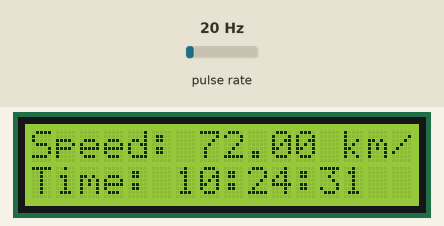
A sketch run on a simulated Arduino Uno, built with avr-gcc and run on an emulated ATmega328P. Shown: 16×2 character LCD. Wiring (inferred from the names in the program): pulse sensor: data pin 2. Inputs (shaded band) come from the test bench; at power-on: pulse rate 20 Hz. The local clock reads 2024-03-15 10:24:30 at power-on unless the sketch sets it; what the sketch prints to the serial monitor is not drawn.

Above: at 1.2 s.
1.3 s: pulse rate (sensor on pin 2) set to 4 Hz
At 2.8 s:
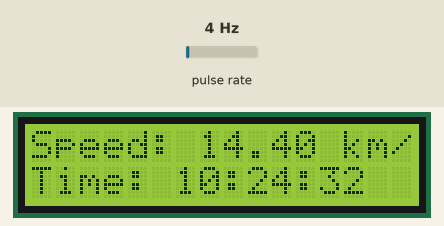
4.3 s: pulse rate (sensor on pin 2) set to 50 Hz
At 5.9 s:
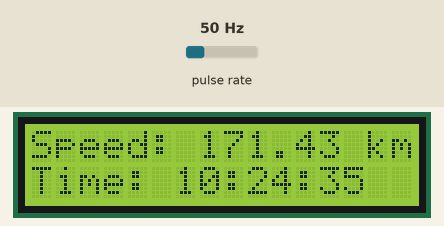
7.3 s: pulse rate (sensor on pin 2) set to 4 Hz
At 8.9 s:
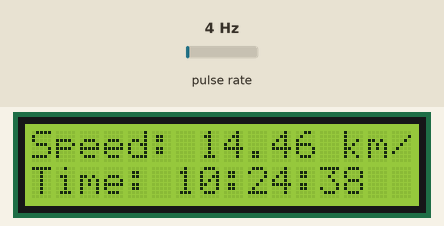
Timing chart, 0 to 10.4 s (numbered marks = the images above; inputs shaded):
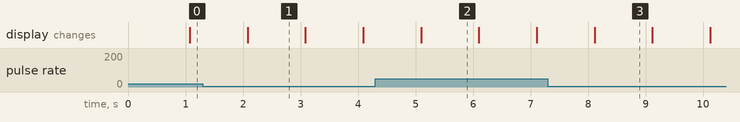

The sketch:

HANDAYA_RTC_UNO.ino
```cpp
#include <Wire.h>
#include <RTClib.h>
#include <LiquidCrystal.h>

// Inisialisasi RTC
RTC_DS3231 rtc;

// Inisialisasi LCD (opsional)
LiquidCrystal lcd(12, 11, 5, 4, 3, 2);

// Pin untuk sensor kecepatan
const int speedSensorPin = 2;

// Variabel untuk menghitung kecepatan
volatile unsigned long lastTime = 0;
volatile unsigned long currentTime;
volatile float speed;

void setup() {
  // Inisialisasi komunikasi serial
  Serial.begin(9600);

  // Inisialisasi RTC
  if (!rtc.begin()) {
    Serial.println("Couldn't find RTC");
    while (1);
  }

  if (rtc.lostPower()) {
    Serial.println("RTC lost power, let's set the time!");
    // Set the RTC to the date & time this sketch was compiled
    rtc.adjust(DateTime(F(__DATE__), F(__TIME__)));
  }

  // Inisialisasi LCD (opsional)
  lcd.begin(16, 2);
  lcd.print("Speed: ");
  lcd.setCursor(0, 1);
  lcd.print("Time: ");

  // Inisialisasi sensor kecepatan
  pinMode(speedSensorPin, INPUT);
  attachInterrupt(digitalPinToInterrupt(speedSensorPin), calculateSpeed, RISING);
}

void loop() {
  // Dapatkan waktu saat ini dari RTC
  DateTime now = rtc.now();

  // Tampilkan waktu dan kecepatan di Serial Monitor
  Serial.print("Time: ");
  Serial.print(now.hour());
  Serial.print(":");
  Serial.print(now.minute());
  Serial.print(":");
  Serial.print(now.second());
  Serial.print(" Speed: ");
  Serial.print(speed);
  Serial.println(" km/h");

  // Tampilkan waktu dan kecepatan di LCD (opsional)
  lcd.setCursor(6, 1);
  lcd.print(now.hour());
  lcd.print(":");
  lcd.print(now.minute());
  lcd.print(":");
  lcd.print(now.second());
  lcd.setCursor(7, 0);
  lcd.print(speed);
  lcd.print(" km/h");

  delay(1000); // Perbarui setiap 1 detik
}

void calculateSpeed() {
  currentTime = millis();
  unsigned long timeDifference = currentTime - lastTime;

  // Misalkan keliling roda adalah 1 meter
  float wheelCircumference = 1.0; // meter

  // Hitung kecepatan dalam km/h
  speed = (wheelCircumference / timeDifference) * 3600.0;

  lastTime = currentTime;
}
```

Measured:
- after the input at 7.3 s, the display: changes after 0.82 s (image 3)
- what the display in image 1 shows lasts 1.0 s, from 2.1 s to 3.1 s
